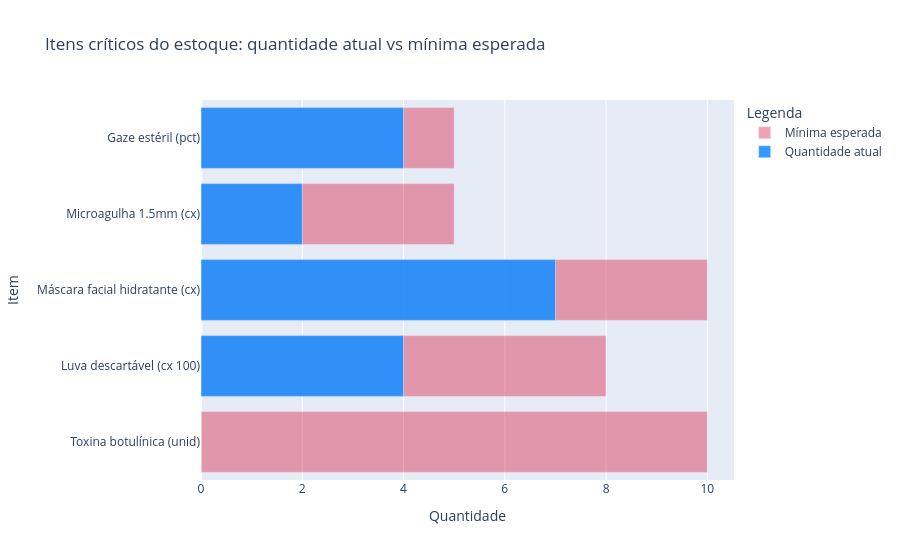

The code cell stored with this chart in its notebook:
### Markdown cell above
> **PROMPT**

> No DataFrame df_estoque_limpa, filtra os itens onde a quantidade atual está abaixo da quantidade mínima (itens críticos), e ordena do mais crítico pro menos crítico. Gera um gráfico de barras horizontais com Plotly comparando, pra cada item, a quantidade mínima e a quantidade atual sobrepostas — pra visualizar de forma clara o quanto cada item está abaixo do esperado.

### Code cell
# Filtra itens críticos: quantidade_atual < quantidade_minima
itens_criticos = df_estoque_limpa[df_estoque_limpa['quantidade_atual'] < df_estoque_limpa['quantidade_minima']].copy()
# Ordena do mais crítico para o menos crítico (menor diferença: atual - mínimo)
itens_criticos['deficit'] = itens_criticos['quantidade_atual'] - itens_criticos['quantidade_minima']
itens_criticos = itens_criticos.sort_values('deficit')

import plotly.graph_objects as go

fig = go.Figure()

fig.add_trace(go.Bar(
    y=itens_criticos['item'],
    x=itens_criticos['quantidade_minima'],
    name='Mínima esperada',
    orientation='h',
    marker_color='rgba(220, 20, 60, 0.4)'
))

fig.add_trace(go.Bar(
    y=itens_criticos['item'],
    x=itens_criticos['quantidade_atual'],
    name='Quantidade atual',
    orientation='h',
    marker_color='rgba(30, 144, 255,0.9)'
))

fig.update_layout(
    barmode='overlay',
    title='Itens críticos do estoque: quantidade atual vs mínima esperada',
    xaxis_title='Quantidade',
    yaxis_title='Item',
    legend=dict(title='Legenda')
)
fig.show()

### Figure 1 — Plotly figure (JSON) as saved in the notebook; plotly's stock layout.template omitted (floating-point values rounded to 4 significant figures)
{"data": [{"marker": {"color": "rgba(220, 20, 60, 0.4)"}, "name": "Mínima esperada", "orientation": "h", "type": "bar", "x": [10, 8, 10, 5, 5], "y": ["Toxina botulínica (unid)", "Luva descartável (cx 100)", "Máscara facial hidratante (cx)", "Microagulha 1.5mm (cx)", "Gaze estéril (pct)"]}, {"marker": {"color": "rgba(30, 144, 255,0.9)"}, "name": "Quantidade atual", "orientation": "h", "type": "bar", "x": [0, 4, 7, 2, 4], "y": ["Toxina botulínica (unid)", "Luva descartável (cx 100)", "Máscara facial hidratante (cx)", "Microagulha 1.5mm (cx)", "Gaze estéril (pct)"]}], "layout": {"barmode": "overlay", "legend": {"title": {"text": "Legenda"}}, "title": {"text": "Itens críticos do estoque: quantidade atual vs mínima esperada"}, "xaxis": {"title": {"text": "Quantidade"}}, "yaxis": {"title": {"text": "Item"}}}}
